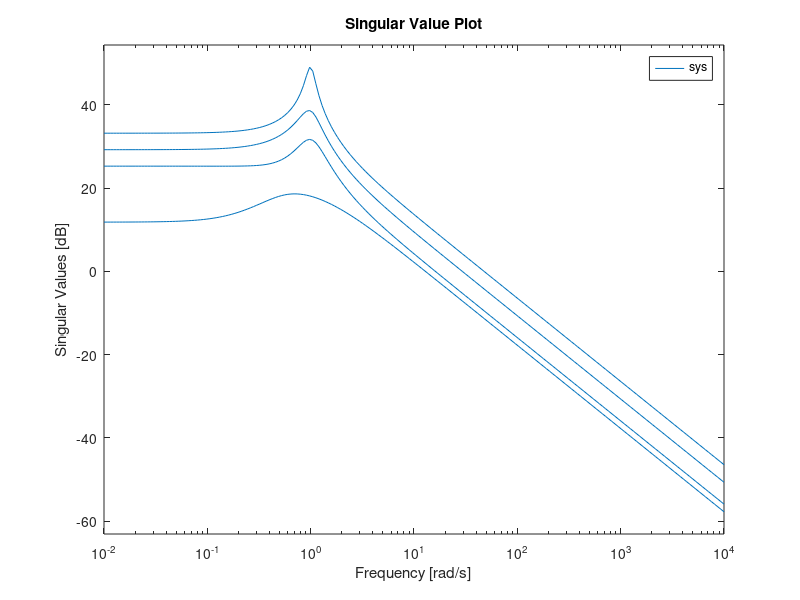

MATLAB code for this plot:
% Singular Value Plot of a multivariable system
%
a0 = [ 0     1.0   0     0.1   0     0
      -1.0  -0.7   0     0     0     0
       0     0     0     1.0   0     0.1
       0     0    -1.0  -0.5   0     0
       0     0     0     0     0     1.0
       0     0     0     0    -1.0  -0.2];
   
b0 = [-1     0     2     1
       3     1     0    -1
       0     2    -3     1
       1    -2     1     3
       2     1    -2    -1
       1     5    -2     4];

c0 = [-2     3     1     0     3     4
       1     0    -2     5    -1     3
       0     7     2     1     0    -1
       4    -1     8     3     1    -6];
    
s = [1     0     1     0     0    -1
     0     1     0     1     0     0
     0     0     1     0     0     1
     0     0     0     1     0     0
     0     0     0     0     1     0
     0     0     0     0     0     1];
 
t = s/s';
a = t*a0/t; b = t*b0; c = c0/t; d = zeros(4);
sys = ss(a,b,c,d);
omega = logspace(-2,4,200);
sigma(sys,omega) 
grid
title('Singular Value Plot')